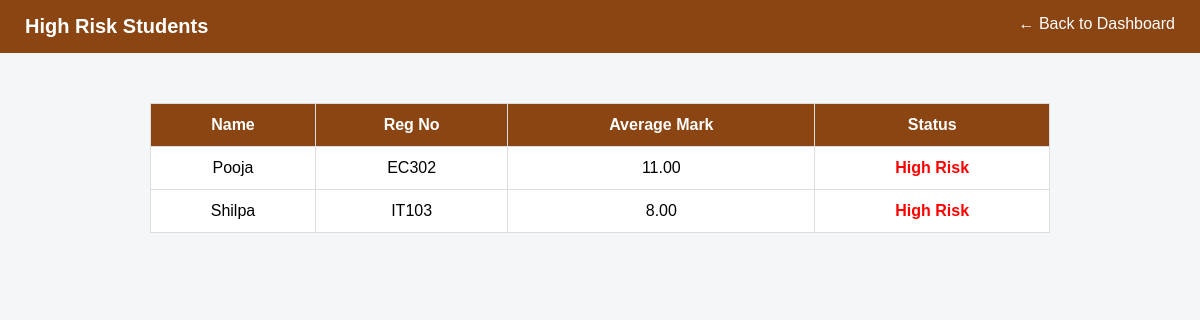
Page /admin_high_risk_students (signed in) on the committed database.
### tables this page shows
CREATE TABLE students (
    id INTEGER PRIMARY KEY AUTOINCREMENT,
    reg_no TEXT UNIQUE,
    name TEXT,
    dept TEXT,
    year INTEGER,
    semester INTEGER,
    username TEXT,
    password TEXT
);

### app.py (the view)
@app.route("/admin_high_risk_students")
def admin_high_risk_students():
    if "admin" not in session:
        return redirect("/admin_login")
    conn = sqlite3.connect("database.db")
    cursor = conn.cursor()
    cursor.execute("""
    SELECT s.name, s.reg_no, AVG(i.total) as avg_mark
    FROM internal_marks i
    JOIN students s ON s.reg_no = i.reg_no
    GROUP BY i.reg_no
    HAVING avg_mark < 13
    """)
    data = cursor.fetchall()
    conn.close()
    return render_template("admin_high_risk_students.html", data=data)

### templates/admin_high_risk_students.html (shortened to what this page needs)
<!DOCTYPE html>
<html>
<head>
</head>
<body>
<div class="top-header">
    <h1>High Risk Students </h1>
    <a href="/admin_dashboard">← Back to Dashboard</a>
</div>
<div class="container">
<table>
<tr>
    <th>Name</th>
    <th>Reg No</th>
    <th>Average Mark</th>
    <th>Status</th>
</tr>
{% for s in data %}
<tr>
    <td>{{ s[0] }}</td>
    <td>{{ s[1] }}</td>
    <td>{{ "%.2f"|format(s[2]) }}</td>
    <td class="high-risk">High Risk</td>
</tr>
{% endfor %}
</table>
</div>
</body>
</html>

### templates/admin_high_risk_students.html (style rules this page uses)
body { margin:0; font-family:Arial; background:#f4f6f8; }
.top-header { background:#8B4513; color:white; padding:15px 25px; display:flex; justify-content:space-between; }
.top-header h1 { margin:0; font-size:20px; }
.top-header a { color:white; text-decoration:none; }
.container { padding:30px; max-width:900px; margin:auto; }
table { width:100%; border-collapse:collapse; background:white; margin-top:20px; }
th { background:#8B4513; color:white; }
th,td { padding:12px; border:1px solid #ddd; text-align:center; }
.high-risk { color:red; font-weight:bold; }

### rows in the picture
students: name "Pooja", reg_no "EC302", s "11.00"
students: s "Shilpa", reg_no "IT103", s "8.00"
